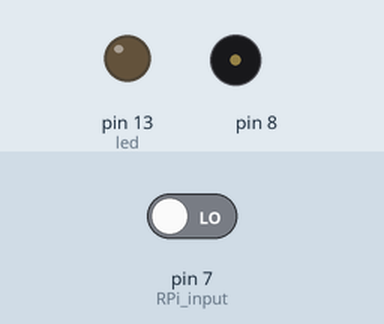
The sketch below on a simulated Arduino Uno, built with avr-gcc and run on an emulated ATmega328P. Parts: output pins drawn as LEDs (lit = HIGH), buzzer (waves = sounding). The inputs (shaded band) are chosen by the test bench; at power-on: pin 7 (RPi_input) LOW.

Above: at 1.2 s.
1.3 s: pin 7 (RPi_input) driven HIGH
At 1.6 s:
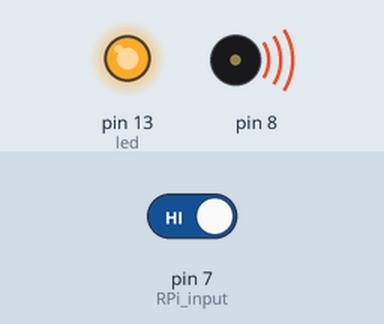
2.8 s: pin 7 (RPi_input) driven LOW
At 4.0 s:
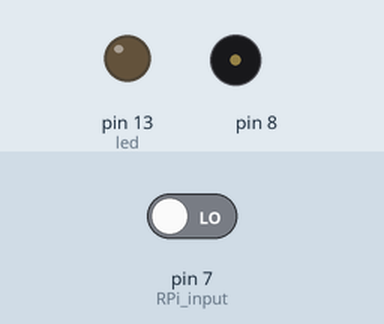
Timing chart, 0 to 5.8 s (numbered marks = the images above; inputs shaded):
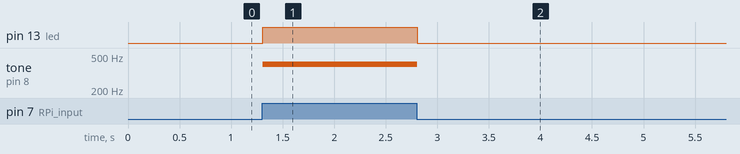

The sketch:

simple_sound_on_input.ino
```cpp
#define NOTE_D8  400

int RPi_input = 7;
int input_value = 0;
int led = 13;

// the setup routine runs once when you press reset:
void setup() {
  // initialize the digital pin as an output.
  pinMode(RPi_input, INPUT);
  pinMode(led, OUTPUT);
}

// the loop routine runs over and over again forever:
void loop() {
  input_value = digitalRead(RPi_input);   // turn the LED on (HIGH is the voltage level)

  if(input_value == HIGH){

    digitalWrite(led, HIGH);    // turn the LED off by making the voltage LOW
    tone(8, NOTE_D8);
  }else{
    digitalWrite(led, LOW);
    noTone(8);
  }
  delay(5);
}
```

Measured:
- after the input at 1.3 s, pin 13 (led): LOW → HIGH at once; tone on pin 8: silent → 400 Hz at once
- after the input at 2.8 s, pin 13 (led): HIGH → LOW at once; tone on pin 8: 400 Hz → silent at once
